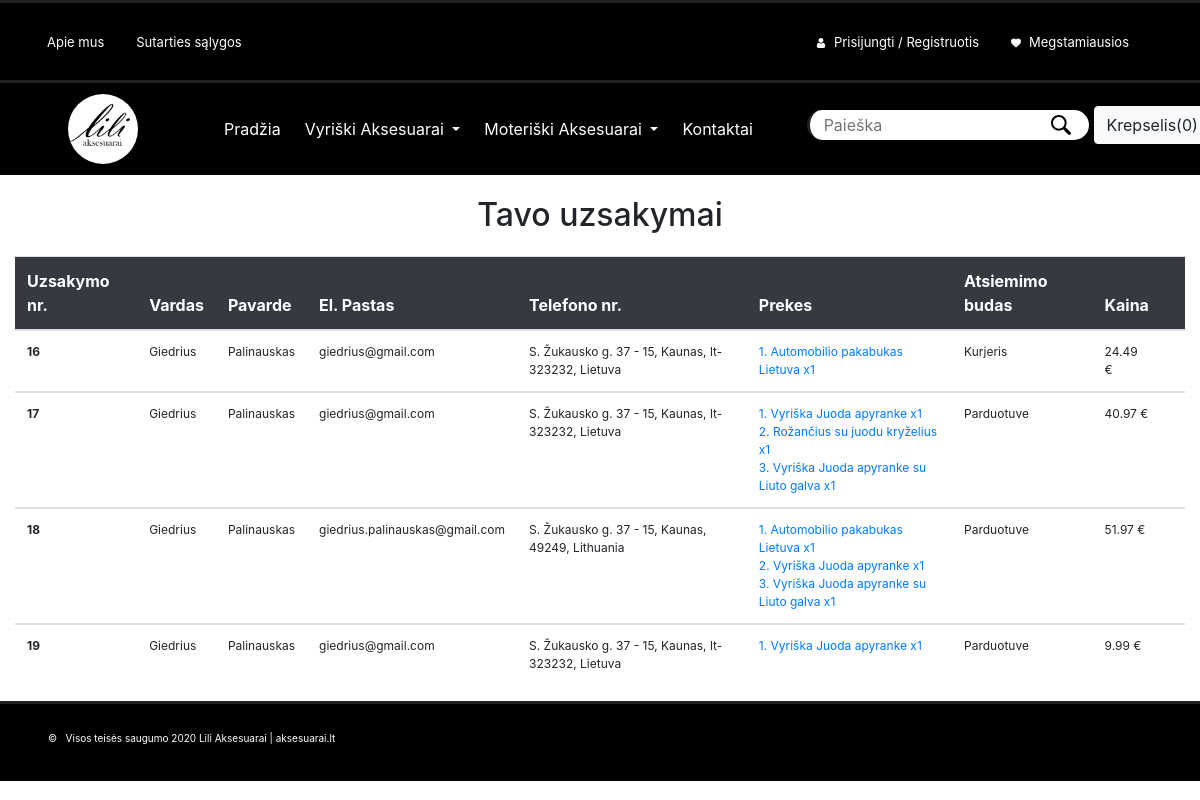
The page /Giedrius-Palinauskas/e-shopas/admin-uzsakymai.php on the database its author committed.
### tables this page shows
CREATE TABLE `uzsakymas` (
  `ID` int(11) NOT NULL,
  `vardas` varchar(40) NOT NULL,
  `pavarde` varchar(40) NOT NULL,
  `epastas` varchar(40) NOT NULL,
  `adresas` varchar(255) NOT NULL,
  `telnr` varchar(40) NOT NULL,
  `atsiemimas` varchar(40) NOT NULL,
  `suma` float NOT NULL,
  `vartotojo_id` int(11) NOT NULL
);

CREATE TABLE `uzsakymo_prekes` (
  `ID` int(11) NOT NULL,
  `uzsakymo_id` int(11) NOT NULL,
  `prekes_id` int(11) NOT NULL,
  `kiekis` int(11) NOT NULL
);

CREATE TABLE `prekes` (
  `ID` int(11) NOT NULL,
  `pavadinimas` varchar(40) NOT NULL,
  `antraste` varchar(500) NOT NULL,
  `nuolaida` int(11) NOT NULL,
  `data` datetime NOT NULL,
  `kiekis` int(11) NOT NULL,
  `pozicija` varchar(30) NOT NULL,
  `kategorija` varchar(255) NOT NULL,
  `lytis` varchar(40) NOT NULL,
  `kaina` float NOT NULL
);

### Giedrius-Palinauskas/e-shopas/models/prisijungimas-db.php (called while the page is built, shortened)
<?php
$prisijungimas = mysqli_connect(DB_TIPAS, MYSQL_USER_VARDAS, MYSQL_USER_PASS, DB_PAVADINIMAS);
function getPrisijungimas(){
  global $prisijungimas;
if ($prisijungimas == false) {
  echo "ERROR: prisijungti nepavyko prie DB!!! <br>";
  echo mysqli_connect_error($prisijungimas);
  return NULL;
} else {
  return $prisijungimas;
  };
}
 ?>

### Giedrius-Palinauskas/e-shopas/models/uzsakymas-crud.php (called while the page is built, shortened)
<?php
function getUzsakymai($kiekis = 999999999){
    $ManoSql = "SELECT * FROM uzsakymas limit $kiekis ";
    $vartotojuObj = mysqli_query(getPrisijungimas(), $ManoSql);
    return $vartotojuObj;
}

### Giedrius-Palinauskas/e-shopas/models/uzsakymo-prekes-crud.php (called while the page is built, shortened)
<?php
function getUzsakymoPrekeByUzsakymoID($id){
    $ManoSql = "SELECT * FROM uzsakymo_prekes WHERE uzsakymo_id = '$id' ";
    $imgObj = mysqli_query(getPrisijungimas(), $ManoSql);
    return $imgObj;
}

### Giedrius-Palinauskas/e-shopas/models/preke-crud.php (called while the page is built, shortened)
<?php
function getPreke($nr){
  $manoSQL = "SELECT * FROM prekes WHERE id = '$nr' ";
  $rezultataiMysqlObj = mysqli_query(getPrisijungimas(), $manoSQL);
  $rezultataiArray = mysqli_fetch_assoc($rezultataiMysqlObj);
  return $rezultataiArray;
}

### Giedrius-Palinauskas/e-shopas/admin-uzsakymai.php (the view, shortened to what this page needs)
<?php include('header.php') ?>
<div class="row">
  <div class="col d-flex justify-content-center">
    <h1>Tavo uzsakymai</h1>
  </div>
</div>
<table class="table">
  <thead>
    <tr class="bg-dark text-white">
      <th scope="col">Uzsakymo nr.</th>
      <th scope="col">Vardas</th>
      <th scope="col">Pavarde</th>
      <th scope="col">El. Pastas</th>
      <th scope="col">Telefono nr.</th>
      <th scope="col">Prekes</th>
      <th scope="col">Atsiemimo budas</th>
      <th scope="col">Kaina</th>
      <th></th>
  </thead>
  <?php
  $uzsakymai = getUzsakymai();
  while ($uzsakymas = mysqli_fetch_assoc($uzsakymai)) {  ?>
  <tbody>
        <tr style="font-size: 12px">
          <th scope="row "><?php echo $uzsakymas['ID']; ?></th>
          <td> <?php echo $uzsakymas['vardas'] ?></td>
          <td> <?php echo $uzsakymas['pavarde'] ?></td>
          <td> <?php echo $uzsakymas['epastas'] ?></td>
          <td> <?php echo $uzsakymas['adresas'] ?></td>
          <td>
            <?php
            $uzsakymoPrekes = getUzsakymoPrekeByUzsakymoID($uzsakymas['ID']);
            $i = 1;
            while ($uzsakymopreke = mysqli_fetch_assoc($uzsakymoPrekes)) {
              $preke = getPreke($uzsakymopreke['prekes_id']);
              ?>
              <a href="prekes-template.php?id=<?php echo $uzsakymopreke['prekes_id'] ?>"><?php echo $i.". ".$preke['pavadinimas']." x".$uzsakymopreke['kiekis'] ?></a><br>
              <?php
              $i++;
            } ?>
           </td>
          <td> <?php echo $uzsakymas['atsiemimas'] ?></td>
          <td class="kaina"><?php echo $uzsakymas['suma'] ?> &euro;</td>
        </tr>
      <?php } ?>
  </table>
<?php include('footer.php') ?>

### Giedrius-Palinauskas/e-shopas/css/style.css (style rules this page uses)
html, body { height: 100%; background-color: white; }
* { box-sizing: border-box; }

### rows shown on the page
uzsakymas: ID "16", vardas "Giedrius", pavarde "Palinauskas", epastas "giedrius@gmail.com", adresas "S. Žukausko g. 37 - 15, Kaunas, lt-323232, Lietuva", atsiemimas "Kurjeris", suma "24.49"
uzsakymo_prekes: prekes.pavadinimas "Automobilio pakabukas Lietuva", kiekis "1"
uzsakymas: ID "17", vardas "Giedrius", pavarde "Palinauskas", epastas "giedrius@gmail.com", adresas "S. Žukausko g. 37 - 15, Kaunas, lt-323232, Lietuva", atsiemimas "Parduotuve", suma "40.97"
uzsakymo_prekes: prekes.pavadinimas "Vyriška Juoda apyranke", kiekis "1"
uzsakymo_prekes: prekes.pavadinimas "Rožančius su juodu kryželius", kiekis "1"
uzsakymo_prekes: prekes.pavadinimas "Vyriška Juoda apyranke su Liuto galva", kiekis "1"
uzsakymas: ID "18", vardas "Giedrius", pavarde "Palinauskas", epastas "giedrius.palinauskas@gmail.com", adresas "S. Žukausko g. 37 - 15, Kaunas, 49249, Lithuania", atsiemimas "Parduotuve", suma "51.97"
uzsakymo_prekes: prekes.pavadinimas "Automobilio pakabukas Lietuva", kiekis "1"
uzsakymo_prekes: prekes.pavadinimas "Vyriška Juoda apyranke", kiekis "1"
uzsakymo_prekes: prekes.pavadinimas "Vyriška Juoda apyranke su Liuto galva", kiekis "1"
uzsakymas: ID "19", vardas "Giedrius", pavarde "Palinauskas", epastas "giedrius@gmail.com", adresas "S. Žukausko g. 37 - 15, Kaunas, lt-323232, Lietuva", atsiemimas "Parduotuve", suma "9.99"
uzsakymo_prekes: prekes.pavadinimas "Vyriška Juoda apyranke", kiekis "1"

### other values the page prints
count($_SESSION['krepselis']) "0"
